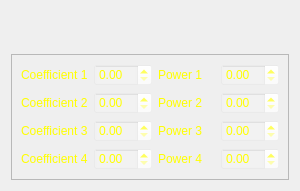
<?xml version="1.0" encoding="UTF-8"?>
<ui version="4.0">
 <class>SphericalHarmonicsEditor</class>
 <widget class="QWidget" name="SphericalHarmonicsEditor">
  <property name="geometry">
   <rect>
    <x>0</x>
    <y>0</y>
    <width>300</width>
    <height>191</height>
   </rect>
  </property>
  <property name="windowTitle">
   <string>Spherical Harmonics</string>
  </property>
  <layout class="QGridLayout" name="gridLayout_3">
   <item row="0" column="0">
    <layout class="QVBoxLayout" name="verticalLayout">
     <item>
      <spacer name="verticalSpacer">
       <property name="orientation">
        <enum>Qt::Vertical</enum>
       </property>
       <property name="sizeHint" stdset="0">
        <size>
         <width>56</width>
         <height>37</height>
        </size>
       </property>
      </spacer>
     </item>
     <item>
      <widget class="QFrame" name="frame">
       <property name="frameShape">
        <enum>QFrame::StyledPanel</enum>
       </property>
       <property name="frameShadow">
        <enum>QFrame::Raised</enum>
       </property>
       <layout class="QGridLayout" name="gridLayout_2">
        <item row="0" column="0">
         <layout class="QGridLayout" name="gridLayout">
          <item row="0" column="1">
           <widget class="QDoubleSpinBox" name="doubleSpinBoxM0">
            <property name="styleSheet">
             <string notr="true">color:rgb(255, 255, 0);
background-color: rgba(255, 255, 255, 10%);</string>
            </property>
           </widget>
          </item>
          <item row="0" column="3">
           <widget class="QDoubleSpinBox" name="doubleSpinBoxM1">
            <property name="styleSheet">
             <string notr="true">color:rgb(255, 255, 0);
background-color: rgba(255, 255, 255, 10%);</string>
            </property>
           </widget>
          </item>
          <item row="0" column="0">
           <widget class="QLabel" name="label">
            <property name="styleSheet">
             <string notr="true">color:rgb(255, 255, 0)</string>
            </property>
            <property name="text">
             <string>Coefficient 1</string>
            </property>
           </widget>
          </item>
          <item row="2" column="3">
           <widget class="QDoubleSpinBox" name="doubleSpinBoxM5">
            <property name="styleSheet">
             <string notr="true">color:rgb(255, 255, 0);
background-color: rgba(255, 255, 255, 10%);</string>
            </property>
           </widget>
          </item>
          <item row="0" column="2">
           <widget class="QLabel" name="label_8">
            <property name="styleSheet">
             <string notr="true">color:rgb(255, 255, 0)</string>
            </property>
            <property name="text">
             <string>Power 1</string>
            </property>
           </widget>
          </item>
          <item row="1" column="0">
           <widget class="QLabel" name="label_2">
            <property name="styleSheet">
             <string notr="true">color:rgb(255, 255, 0)</string>
            </property>
            <property name="text">
             <string>Coefficient 2</string>
            </property>
           </widget>
          </item>
          <item row="3" column="3">
           <widget class="QDoubleSpinBox" name="doubleSpinBoxM7">
            <property name="styleSheet">
             <string notr="true">color:rgb(255, 255, 0);
background-color: rgba(255, 255, 255, 10%);</string>
            </property>
           </widget>
          </item>
          <item row="1" column="1">
           <widget class="QDoubleSpinBox" name="doubleSpinBoxM2">
            <property name="styleSheet">
             <string notr="true">color:rgb(255, 255, 0);
background-color: rgba(255, 255, 255, 10%);</string>
            </property>
           </widget>
          </item>
          <item row="3" column="2">
           <widget class="QLabel" name="label_5">
            <property name="styleSheet">
             <string notr="true">color:rgb(255, 255, 0)</string>
            </property>
            <property name="text">
             <string>Power 4</string>
            </property>
           </widget>
          </item>
          <item row="2" column="0">
           <widget class="QLabel" name="label_3">
            <property name="styleSheet">
             <string notr="true">color:rgb(255, 255, 0)</string>
            </property>
            <property name="text">
             <string>Coefficient 3</string>
            </property>
           </widget>
          </item>
          <item row="1" column="2">
           <widget class="QLabel" name="label_7">
            <property name="styleSheet">
             <string notr="true">color:rgb(255, 255, 0)</string>
            </property>
            <property name="text">
             <string>Power 2</string>
            </property>
           </widget>
          </item>
          <item row="2" column="1">
           <widget class="QDoubleSpinBox" name="doubleSpinBoxM4">
            <property name="styleSheet">
             <string notr="true">color:rgb(255, 255, 0);
background-color: rgba(255, 255, 255, 10%);</string>
            </property>
           </widget>
          </item>
          <item row="3" column="0">
           <widget class="QLabel" name="label_4">
            <property name="styleSheet">
             <string notr="true">color:rgb(255, 255, 0)</string>
            </property>
            <property name="text">
             <string>Coefficient 4</string>
            </property>
           </widget>
          </item>
          <item row="2" column="2">
           <widget class="QLabel" name="label_6">
            <property name="styleSheet">
             <string notr="true">color:rgb(255, 255, 0)</string>
            </property>
            <property name="text">
             <string>Power 3</string>
            </property>
           </widget>
          </item>
          <item row="3" column="1">
           <widget class="QDoubleSpinBox" name="doubleSpinBoxM6">
            <property name="styleSheet">
             <string notr="true">color:rgb(255, 255, 0);
background-color: rgba(255, 255, 255, 10%);</string>
            </property>
           </widget>
          </item>
          <item row="1" column="3">
           <widget class="QDoubleSpinBox" name="doubleSpinBoxM3">
            <property name="styleSheet">
             <string notr="true">color:rgb(255, 255, 0);
background-color: rgba(255, 255, 255, 10%);</string>
            </property>
           </widget>
          </item>
         </layout>
        </item>
       </layout>
      </widget>
     </item>
    </layout>
   </item>
  </layout>
 </widget>
 <resources/>
 <connections/>
</ui>
